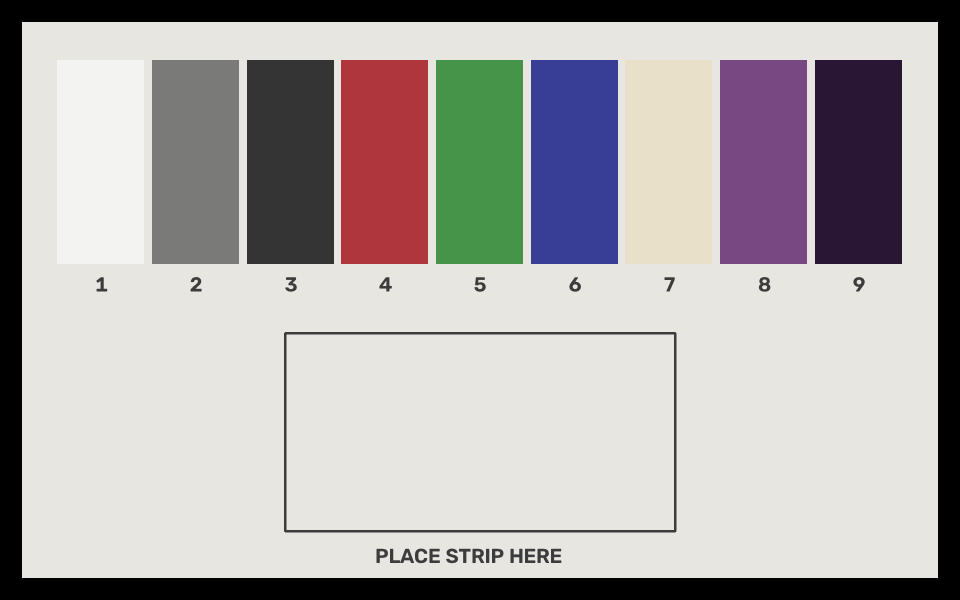
#> input picture chromaseal/printable_card.png, 1920 x 1200 px, given in place of ., which was not available (shown at 1/2 size)
$ python calibrate_card.py .   (older library calls are emulated)
#> lines starting #> are read from the running program, lines starting #| are printed output that depends on the picture; pictures that were not available may be replaced by others from this repository, and a replacement may not be noted
### chromaseal/colour_pipeline.py
"""Colour pipeline: quality gate, card location, correction fit, classification.

Implements brief sections 3-5. Everything that touches colour maths works on
linear RGB (0..1); values are converted back to gamma-encoded sRGB only for
skimage.color.rgb2lab, which expects sRGB.
"""
import cv2
import numpy as np
from skimage.color import deltaE_ciede2000, rgb2lab

import reference_card as card

# --- tunable placeholders (set from real test photos) -----------------------
BLUR_THRESHOLD = 100.0        # Laplacian variance, on image resized to GATE_WIDTH
GATE_WIDTH = 800
GLARE_BRIGHTNESS = 250
GLARE_AREA = 0.02
MAX_CLIPPED_FRACTION = 0.20   # per patch
MIN_FIT_PATCHES = 5           # unclipped calibration patches needed (of 6); a clipped one is dropped from the fit
MAX_FIT_RESIDUAL = 5.0        # mean dE2000 on the validated patches
MIN_CARD_AREA_FRACTION = 0.25  # contour fallback only


# --- 3.1 linearisation ------------------------------------------------------
def srgb_to_linear(c):
    c = np.asarray(c, dtype=np.float64)
    return np.where(c <= 0.04045, c / 12.92, ((c + 0.055) / 1.055) ** 2.4)


def linear_to_srgb(c):
    c = np.clip(c, 0, 1)
    return np.where(c <= 0.0031308, 12.92 * c, 1.055 * c ** (1 / 2.4) - 0.055)


# --- 3.2 patch sampling -----------------------------------------------------
def sample_patch(image_rgb_uint8, box):  # box = (x, y, w, h)
    x, y, w, h = box
    x0, x1 = x + int(0.2 * w), x + int(0.8 * w)
    y0, y1 = y + int(0.2 * h), y + int(0.8 * h)
    region = image_rgb_uint8[y0:y1, x0:x1].reshape(-1, 3)
    clipped_fraction = np.mean(np.any(region >= 250, axis=1))
    median_rgb = np.median(region, axis=0) / 255.0  # 0..1, still sRGB/gamma
    return median_rgb, clipped_fraction


# --- 3.3 correction fit -----------------------------------------------------
# [18 lines left out: function fit_correction, not called in this run]


def apply_correction(M, rgb_linear):
    v = np.append(np.asarray(rgb_linear, dtype=np.float64), 1.0)
    return v @ M


# [7 lines left out: function apply_correction_image, not called in this run]


# --- 3.4 Lab and distance ---------------------------------------------------
def to_lab(rgb_linear):
    srgb = linear_to_srgb(np.asarray(rgb_linear, dtype=np.float64))
    return rgb2lab(srgb.reshape(1, 1, 3))[0, 0]


def srgb_uint8_to_lab(rgb):
    return to_lab(srgb_to_linear(np.asarray(rgb, dtype=np.float64) / 255.0))


# [20 lines left out: functions color_distance, decide, not called in this run]


# --- 4 quality gate ---------------------------------------------------------
def is_blurry(gray_image, threshold=BLUR_THRESHOLD):
    variance = cv2.Laplacian(gray_image, cv2.CV_64F).var()
    return bool(variance < threshold), float(variance)


def has_glare(gray_image, brightness_thresh=GLARE_BRIGHTNESS, area_thresh=GLARE_AREA):
    bright_fraction = np.mean(gray_image > brightness_thresh)
    return bool(bright_fraction > area_thresh), float(bright_fraction)


def _gate_gray(image_bgr):
    gray = cv2.cvtColor(image_bgr, cv2.COLOR_BGR2GRAY)
    h, w = gray.shape
    if w > GATE_WIDTH:  # make the blur measure resolution-independent
        gray = cv2.resize(gray, (GATE_WIDTH, int(h * GATE_WIDTH / w)),
                          interpolation=cv2.INTER_AREA)
    return gray


# --- 5 finding the card -----------------------------------------------------
# [7 lines left out: function find_card, not called in this run]


def _aspect_ok(w, h):
    return abs((w / h) / card.BOARD_ASPECT - 1) <= 0.25


WARP_W, WARP_H = 1200, 750      # canonical board size (aspect 1.6)
DETECT_MAX_SIDE = 1800          # detect on a downscaled copy; keeps large phone photos fast
MIN_LUM_STEP = 8                # white > grey > black patch luminance, in sRGB levels


# [15 lines left out: functions _order_corners, _quad_from_contour, not called in this run]


MIN_ROW_CORRELATION = 0.85      # observed vs expected brightness of the nine patches


def _row_lums(board_bgr):
    rgb = cv2.cvtColor(board_bgr, cv2.COLOR_BGR2RGB)
    h, w = rgb.shape[:2]
    boxes = card.patch_boxes(w, h)
    return [float(np.dot(sample_patch(rgb, boxes[n])[0], (0.2126, 0.7152, 0.0722)) * 255)
            for n in card.PATCH_ORDER]


# [12 lines left out: function _frame_quads, not called in this run]


def _warp_candidates(image_bgr):
    """Yield straightened board images for every plausible rectangle in the photo.

    First the dark border frame (its outer edge is the whole board); then, for cards lying on a
    dark surface where the border blends in, the bright paper inside the border (its edge is the
    board minus the border, so it is mapped to the matching inner rectangle).
    """
    ih, iw = image_bgr.shape[:2]
    scale = min(1.0, DETECT_MAX_SIDE / max(ih, iw))
    small = cv2.resize(image_bgr, None, fx=scale, fy=scale, interpolation=cv2.INTER_AREA) if scale < 1 else image_bgr
    gray = cv2.GaussianBlur(cv2.cvtColor(small, cv2.COLOR_BGR2GRAY), (7, 7), 0)
    area = small.shape[0] * small.shape[1]
    ix, iy = card.BORDER_INSET_H * WARP_H, card.BORDER_INSET_H * WARP_H
    full = np.array([[0, 0], [WARP_W, 0], [WARP_W, WARP_H], [0, WARP_H]], np.float32)
    inner = np.array([[ix, iy], [WARP_W - ix, iy], [WARP_W - ix, WARP_H - iy], [ix, WARP_H - iy]], np.float32)
    seen = []
    for dark, dst in ((True, full), (False, inner)):
        for quad in _frame_quads(gray, area, dark):
            if any(np.abs(quad - q).max() < 12 for q in seen):
                continue
            seen.append(quad)
            top, left = np.linalg.norm(quad[1] - quad[0]), np.linalg.norm(quad[3] - quad[0])
            if left > top:                                   # portrait: turn so the long side is on top
                quad = np.roll(quad, -1, axis=0)
            M = cv2.getPerspectiveTransform(quad, dst)
            yield cv2.warpPerspective(small, M, (WARP_W, WARP_H), flags=cv2.INTER_AREA)


# --- locating the card from its patches -------------------------------------
# Real prints often lose or shrink the black border (printer margins, "fit to page"), and on a sunlit
# wooden table the paper and the table look alike. The nine patches themselves are the reliable
# feature: flat, tall rectangles in an evenly spaced row. Find them, then fit a homography from
# their corners to the known layout.
PATCH_DETECT_WIDTH = 900


def _flat_patch_rects(small_bgr):
    """Tall, flat-coloured rectangles: (cx, cy, w, h, corners) in `small_bgr` pixel coordinates."""
    ms = cv2.pyrMeanShiftFiltering(small_bgr, 10, 20)
    lab = cv2.cvtColor(ms, cv2.COLOR_BGR2LAB)
    edges = np.zeros(lab.shape[:2], np.uint8)
    for ch in range(3):
        edges |= cv2.Canny(lab[..., ch], 20, 60)
    edges = cv2.dilate(edges, np.ones((3, 3), np.uint8))
    n, lbl, st, _ = cv2.connectedComponentsWithStats((edges == 0).astype(np.uint8), connectivity=4)
    area = small_bgr.shape[0] * small_bgr.shape[1]
    rects = []
    for i in range(1, n):
        x, y, w, h, a = st[i]
        if not (0.004 * area < a < 0.05 * area):
            continue
        m = (lbl[y:y + h, x:x + w] == i).astype(np.uint8)
        cnts, _ = cv2.findContours(m, cv2.RETR_EXTERNAL, cv2.CHAIN_APPROX_SIMPLE)
        c = max(cnts, key=cv2.contourArea)
        (cx, cy), (rw, rh), ang = cv2.minAreaRect(c)
        if min(rw, rh) < 8:
            continue
        fill, ar = cv2.contourArea(c) / (rw * rh), max(rw, rh) / min(rw, rh)
        if fill > 0.8 and 1.7 < ar < 3.2:
            box = cv2.boxPoints(((cx + x, cy + y), (rw, rh), ang))
            rects.append((cx + x, cy + y, max(rw, rh), min(rw, rh), box))
    return rects


def _row_of_patches(rects):
    """Largest group of similar rectangles lying on one straight line (RANSAC over pairs)."""
    best = []
    for i in range(len(rects)):
        for j in range(i + 1, len(rects)):
            p, q = np.array(rects[i][:2]), np.array(rects[j][:2])
            d = q - p
            if np.linalg.norm(d) < 1:
                continue
            u = d / np.linalg.norm(d)
            normal = np.array([-u[1], u[0]])
            size = rects[i][2]
            grp = [r for r in rects
                   if abs(np.dot(np.array(r[:2]) - p, normal)) < 0.25 * size
                   and 0.8 < r[2] / size < 1.25]
            if len(grp) > len(best):
                best = grp
    # de-duplicate near-identical detections of one patch
    out = []
    for r in sorted(best, key=lambda r: (r[0], r[1])):
        if not any(np.hypot(r[0] - o[0], r[1] - o[1]) < 0.4 * r[3] for o in out):
            out.append(r)
    return out


def _patch_row_boards(image_bgr):
    """Yield straightened boards for each plausible way of matching the detected row to the layout."""
    ih, iw = image_bgr.shape[:2]
    s_det = min(1.0, PATCH_DETECT_WIDTH / max(ih, iw))
    small = cv2.resize(image_bgr, None, fx=s_det, fy=s_det, interpolation=cv2.INTER_AREA) if s_det < 1 else image_bgr
    row = _row_of_patches(_flat_patch_rects(small))
    if len(row) < 4:
        return
    centres = np.array([r[:2] for r in row])
    u = np.linalg.lstsq(np.c_[centres[:, 0], np.ones(len(row))], centres[:, 1], rcond=None)[0]
    axis = np.array([1.0, u[0]]) / np.hypot(1.0, u[0])                # left-to-right guess
    if abs(np.diff(centres[:, 0]).sum()) < 0.3 * abs(np.diff(centres[:, 1]).sum()):   # near-vertical row
        v = centres[-1] - centres[0]
        axis = v / np.linalg.norm(v)
    normal = np.array([-axis[1], axis[0]])
    pos = centres @ axis
    order = np.argsort(pos)
    row, pos = [row[k] for k in order], pos[order]
    spacing = np.diff(pos)
    pitch = np.median(spacing[spacing < 1.5 * np.median(spacing)]) if len(spacing) else 0
    if pitch <= 0:
        return
    slots = np.rint((pos - pos[0]) / pitch).astype(int)
    span = slots[-1] + 1
    if span > len(card.PATCH_ORDER) or len(set(slots)) != len(slots):
        return

    # larger warp source: keep detail without processing the full-size photo
    s_w = min(1.0, DETECT_MAX_SIDE / max(ih, iw))
    big = cv2.resize(image_bgr, None, fx=s_w, fy=s_w, interpolation=cv2.INTER_AREA) if s_w < 1 else image_bgr
    k = s_w / s_det
    boxes = card.patch_boxes(WARP_W, WARP_H)
    for flip in (False, True):
        for start in range(0, len(card.PATCH_ORDER) - span + 1):
            src, dst = [], []
            for r, slot in zip(row, slots):
                idx = (span - 1 - slot if flip else slot) + start
                if not 0 <= idx < len(card.PATCH_ORDER):
                    break
                bx, by, bw, bh = boxes[card.PATCH_ORDER[idx]]
                dst_c = np.array([[bx, by], [bx + bw, by], [bx + bw, by + bh], [bx, by + bh]], np.float32)
                c = r[4]
                # order corners along the (possibly flipped) axes: top-left, top-right, bottom-right, bottom-left
                a = axis * (-1 if flip else 1)
                nrm = normal * (-1 if flip else 1)
                sc = [np.dot(p, a) for p in c], [np.dot(p, nrm) for p in c]
                tl = c[np.argmin(np.array(sc[0]) + np.array(sc[1]))]
                tr = c[np.argmax(np.array(sc[0]) - np.array(sc[1]))]
                br = c[np.argmax(np.array(sc[0]) + np.array(sc[1]))]
                bl = c[np.argmin(np.array(sc[0]) - np.array(sc[1]))]
                src.extend(np.array([tl, tr, br, bl]) * k)
                dst.extend(dst_c)
            else:
                H, _ = cv2.findHomography(np.array(src, np.float32), np.array(dst, np.float32), cv2.RANSAC, 8.0)
                if H is not None:
                    yield cv2.warpPerspective(big, H, (WARP_W, WARP_H), flags=cv2.INTER_AREA)


def _board_score(board_bgr):
    """Correlation of the nine patch brightnesses with the expected row (or -1 if the ramp is wrong)."""
    obs = _row_lums(board_bgr)
    if not (obs[0] - obs[1] >= MIN_LUM_STEP and obs[1] - obs[2] >= MIN_LUM_STEP) or np.std(obs) < 1e-6:
        return -1.0
    exp = [float(np.dot(np.array(card.PATCH_TRUE_SRGB[n]) / 255.0, (0.2126, 0.7152, 0.0722)) * 255)
           for n in card.PATCH_ORDER]
    return float(np.corrcoef(obs, exp)[0, 1])


def locate_board(image_bgr, source):
    """Return the straightened board image (BGR) or None.

    source='guide': the client already cropped to the on-screen alignment frame, so the whole
    image is the board. source='file': gather candidates from (1) the row of patches, (2) a dark
    border frame, (3) bright paper inside a border, straighten each, and keep the one whose nine
    patch brightnesses best match the card (correlation >= MIN_ROW_CORRELATION, tried at 0 and
    180 degrees). If nothing fits but the image itself has the card's proportions, assume it was
    already cropped to the card.
    """
    if source == "guide":
        return image_bgr
    best, best_score = None, MIN_ROW_CORRELATION
    for gen in (_patch_row_boards, _warp_candidates):
        for board in gen(image_bgr):
            for b in (board, cv2.rotate(board, cv2.ROTATE_180)):
                score = _board_score(b)
                if score > best_score:
                    best, best_score = b, score
    if best is not None:
        return best
    ih, iw = image_bgr.shape[:2]
    if _aspect_ok(iw, ih) and _board_score(image_bgr) >= MIN_ROW_CORRELATION:
        return image_bgr
    return None


# --- full pipeline ----------------------------------------------------------
# [63 lines left out: functions _invalid, analyze, not called in this run]

### chromaseal/reference_card.py
"""Reference card ("board") definition: nine patches plus a strip window.

The board is a black-bordered matte card. Its top part holds nine patches in
three groups of three (neutrals, primaries, reagent outcomes); its lower part
has an empty window where the mock test strip is placed. All geometry is given
as fractions of the board rectangle so the same layout works at any resolution.

TRUE VALUES: neutrals and primaries are nominal sRGB values (colour-checker
style). The three reagent patches are PLACEHOLDER ESTIMATES: printed patches
should be re-measured with the daylight-averaging procedure (brief section 6)
and these numbers replaced. This is a disclosed approximation, not
spectrophotometer-grade.
"""

BOARD_ASPECT = 1.6  # width / height

PATCH_ORDER = [
    "neutral_white", "neutral_grey", "neutral_black",
    "primary_red", "primary_green", "primary_blue",
    "reagent_pale", "reagent_intermediate", "reagent_positive",
]
VALIDATED = PATCH_ORDER[:6]   # used for the correction fit
REAGENT = PATCH_ORDER[6:]     # estimates: never used to fit

PATCH_TRUE_SRGB = {
    "neutral_white": (243, 243, 242),
    "neutral_grey": (122, 122, 121),
    "neutral_black": (52, 52, 52),
    "primary_red": (175, 54, 60),
    "primary_green": (70, 148, 73),
    "primary_blue": (56, 61, 150),
    "reagent_pale": (232, 224, 200),          # placeholder estimate
    "reagent_intermediate": (120, 72, 130),   # placeholder estimate
    "reagent_positive": (40, 22, 52),         # placeholder estimate
}

# --- per-card calibration -----------------------------------------------------
# A printer never reproduces the nominal values above, so each PRINTED card should be measured
# once (admin page "Calibration", or `python calibrate_card.py photos...`). The result is stored in
# card_calibration.json and overrides the nominal values for every patch it contains.
import json
import os

NOMINAL_SRGB = dict(PATCH_TRUE_SRGB)
CALIBRATION_PATH = os.environ.get(
    "CHROMASEAL_CARD_CAL", os.path.join(os.path.dirname(os.path.abspath(__file__)), "card_calibration.json"))
CALIBRATION_INFO = None
_loaded_mtime = "unset"


def _mtime(path):
    try:
        return os.path.getmtime(path)
    except OSError:
        return None


def load_calibration(path=None):
    """Apply a saved card calibration over the nominal values. Returns its metadata or None."""
    global CALIBRATION_INFO, _loaded_mtime
    path = path or CALIBRATION_PATH
    PATCH_TRUE_SRGB.update(NOMINAL_SRGB)
    _loaded_mtime = _mtime(path)
    if _loaded_mtime is None:
        CALIBRATION_INFO = None
        return None
    with open(path) as fh:
        data = json.load(fh)
    for name, rgb in data["patches"].items():
        if name in PATCH_TRUE_SRGB:
            PATCH_TRUE_SRGB[name] = tuple(int(round(v)) for v in rgb)
    CALIBRATION_INFO = {k: v for k, v in data.items() if k != "patches"}
    return CALIBRATION_INFO


# [23 lines left out: functions save_calibration, reset_calibration, sync_calibration, not called in this run]


load_calibration()

# Layout, fractions of the board (x, y, w, h)
_ROW_X0, _ROW_X1 = 0.06, 0.94
_ROW_Y, _ROW_H = 0.10, 0.34
_GAP = 0.008
STRIP_WINDOW = (0.30, 0.56, 0.40, 0.32)


def patch_boxes(board_w, board_h):
    """Pixel boxes (x, y, w, h) for each patch, keyed by name."""
    n = len(PATCH_ORDER)
    pw = (_ROW_X1 - _ROW_X0 - _GAP * (n - 1)) / n
    boxes = {}
    for i, name in enumerate(PATCH_ORDER):
        fx = _ROW_X0 + i * (pw + _GAP)
        boxes[name] = _to_px((fx, _ROW_Y, pw, _ROW_H), board_w, board_h)
    return boxes


def strip_box(board_w, board_h):
    return _to_px(STRIP_WINDOW, board_w, board_h)


def _to_px(frac, w, h):
    fx, fy, fw, fh = frac
    return (int(fx * w), int(fy * h), int(fw * w), int(fh * h))

### chromaseal/calibrate_card.py
"""Measure a PRINTED reference card and save its real patch colours.

Web: an admin does this at /calibration. Command line:
    python calibrate_card.py photo1.jpg [photo2.jpg ...] [--out card_calibration.json]

Photograph the finished card (no strip needed) in good, even daylight -- near a window, no direct
sun, no flash, no glare -- several times, or scan it on a flatbed scanner. The median colour of every
patch is measured and averaged across the photos. Those averages become this card's stored "true"
values, so later photos under any light are corrected back to how the card looks in daylight.

This is a disclosed approximation: it is only as good as the calibration lighting. A spectrophotometer
would be better. Re-run it whenever you print a new card.
"""
import argparse
from datetime import datetime, timezone

import cv2
import numpy as np

import colour_pipeline as cp
import reference_card as card

MAX_SPREAD_WARNING = 6.0   # sRGB levels; photos that disagree more than this had different lighting


class CalibrationError(Exception):
    """A calibration photo is unusable; the message says how to retake it."""


def measure_image(img_bgr):
    """Median sRGB (0-255) of each patch in one photo of the empty card."""
    gray = cp._gate_gray(img_bgr)
    if cp.is_blurry(gray)[0]:
        raise CalibrationError("too blurry - retake")
    if cp.has_glare(gray)[0]:
        raise CalibrationError("too much glare - retake in softer light")
    board = cp.locate_board(img_bgr, "file")
    if board is None:
        raise CalibrationError("could not find the whole card - keep the black border fully in frame")
    rgb = cv2.cvtColor(board, cv2.COLOR_BGR2RGB)
    h, w = rgb.shape[:2]
    out = {}
    for name, box in card.patch_boxes(w, h).items():
        med, clipped = cp.sample_patch(rgb, box)
        if clipped > cp.MAX_CLIPPED_FRACTION:
            raise CalibrationError(f"patch '{name}' is overexposed - retake in softer light")
        out[name] = med * 255.0
    return out


# [8 lines left out: function combine, not called in this run]


def make_meta(n_photos, spread, by="command line"):
    return {"created_utc": datetime.now(timezone.utc).strftime("%Y-%m-%dT%H:%M:%SZ"),
            "photos": n_photos, "max_spread": round(spread, 2), "calibrated_by": by}


def main():
    ap = argparse.ArgumentParser(description=__doc__, formatter_class=argparse.RawDescriptionHelpFormatter)
    ap.add_argument("photos", nargs="+")
    ap.add_argument("--out", default=card.CALIBRATION_PATH)
    args = ap.parse_args()

    runs = []
    for p in args.photos:
        img = cv2.imread(p)
#> img is the input picture: shape (1200, 1920, 3); mean B, G, R 168.4, 168.9, 173.5
        if img is None:
            raise SystemExit(f"Cannot read image: {p}")
        try:
            runs.append(measure_image(img))
#> in _gate_gray, `gray = cv2.resize(gray, (GATE_WIDTH, int(h * GATE_WIDTH / w)), interpo..`:
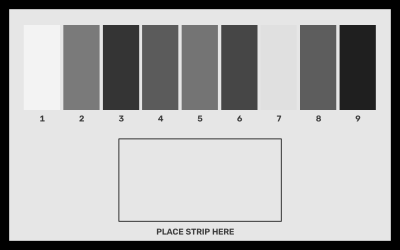
#> gray: shape (500, 800) (shown at 1/2 size); min 0, max 243, mean 170.2
#> in is_blurry, `variance = cv2.Laplacian(gray_image, cv2.CV_64F).var()`: variance = 709.6
#> in has_glare, `bright_fraction = np.mean(gray_image > brightness_thresh)`: bright_fraction = 0
#> in locate_board, `best, best_score = None, MIN_ROW_CORRELATION`: best_score = 0.85
#> the loop in locate_board, `for gen in (_patch_row_boards, _warp_candidates):` made 2 passes
#> pass 1, in _row_lums, `rgb = cv2.cvtColor(board_bgr, cv2.COLOR_BGR2RGB)`:
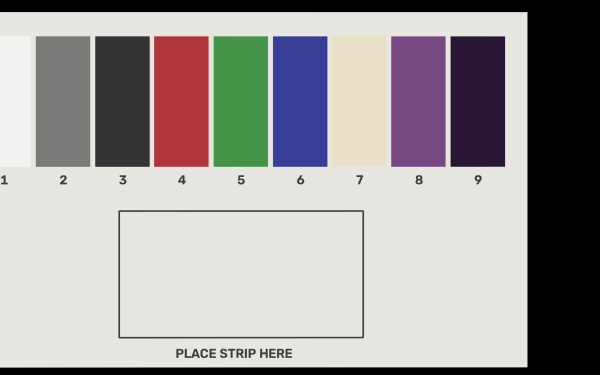
#> rgb: shape (750, 1200, 3) (shown at 1/2 size); mean R, G, B 160.7, 156.1, 155.9
#> pass 1, in _row_lums (call 2), `rgb = cv2.cvtColor(board_bgr, cv2.COLOR_BGR2RGB)`:
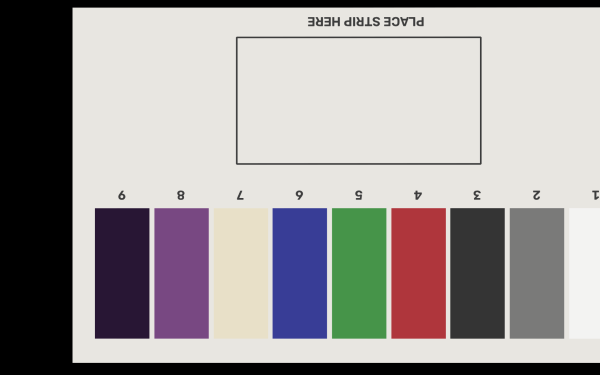
#> rgb: shape (750, 1200, 3) (shown at 1/2 size); mean R, G, B 160.7, 156.1, 155.9
#> pass 1, in _row_lums (call 3), `rgb = cv2.cvtColor(board_bgr, cv2.COLOR_BGR2RGB)`:
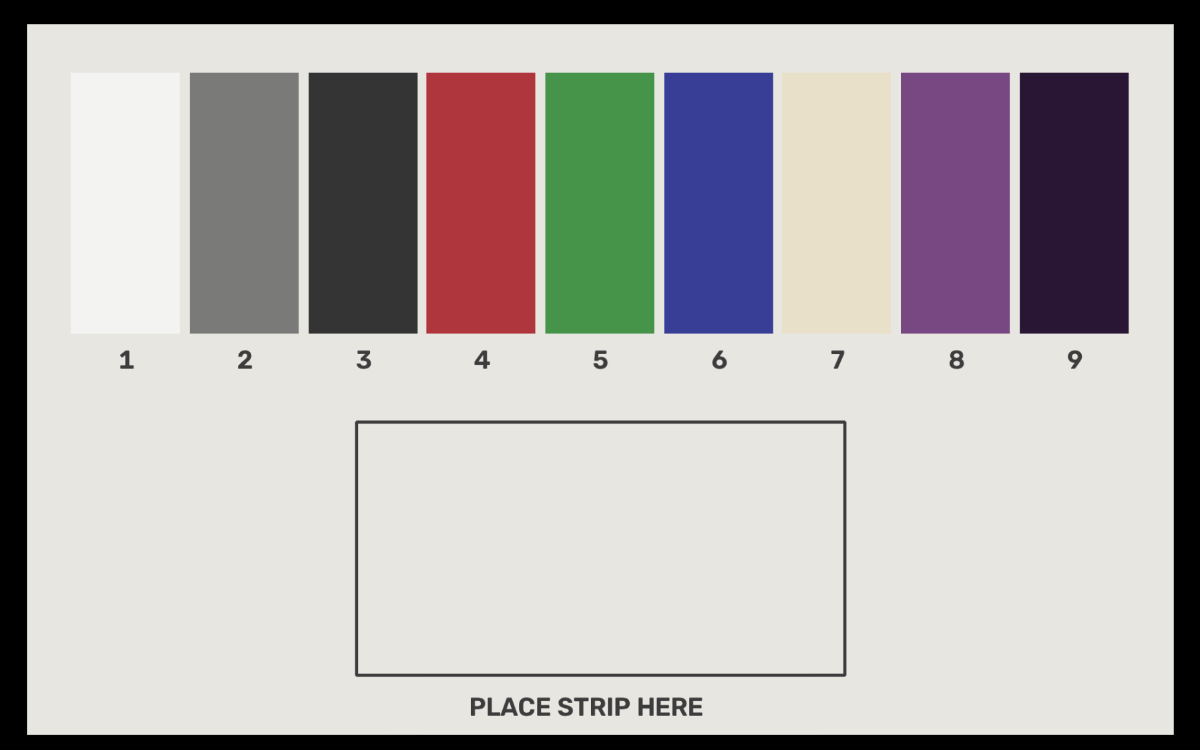
#> rgb: shape (750, 1200, 3); mean R, G, B 177.7, 172.9, 172.5
#> after the loop in locate_board, `for gen in (_patch_row_boards, _warp_candidates):`: best_score = 1
        except CalibrationError as e:
            raise SystemExit(f"{p}: {e}")
    patches, worst = combine(runs)
    for name in card.PATCH_ORDER:
        print(f"{name:22} nominal {card.NOMINAL_SRGB[name]!s:16} measured {tuple(int(round(v)) for v in patches[name])}")
    if len(runs) > 1 and worst > MAX_SPREAD_WARNING:
        print(f"WARNING: photos disagree by up to {worst:.1f} levels - lighting was not consistent. Retake.")
    if len(runs) < 3:
        print("Tip: use 3 or more photos taken at slightly different angles for a steadier average.")
    card.save_calibration(patches, make_meta(len(runs), worst), args.out)
    print(f"Saved {args.out}. Restart the app to use it.")


if __name__ == "__main__":
#> (the run stopped early here; a loop or call above may not have finished)
